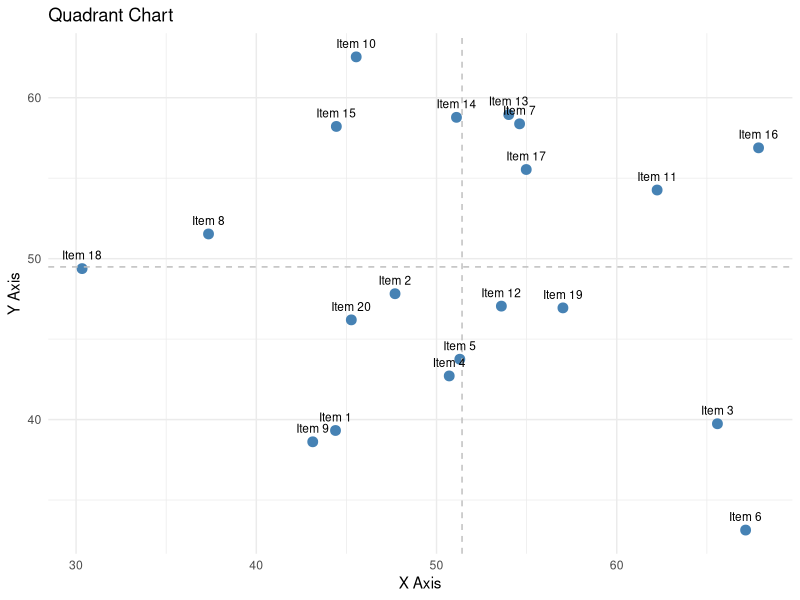
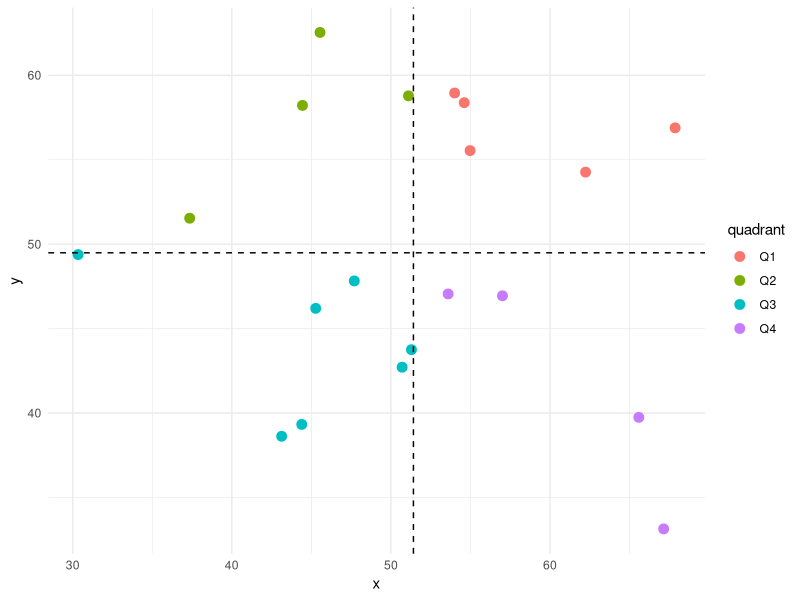

Reproduce these figures in R, in order.
setwd("C:\\Users\\berna\\OneDrive\\Desktop\\Production\\dataviz\\code\\Quadrant chart")
#load libraries
library(ggplot2)

#dataset
set.seed(123)
df <- data.frame(
  name = paste("Item", 1:20),
  x = rnorm(20, mean = 50, sd = 10),
  y = rnorm(20, mean = 50, sd = 10)
)

#quandrant boundaries
x_mid <- mean(df$x)
y_mid <- mean(df$y)


#Creating quandrant
ggplot(df, aes(x = x, y = y)) +
  geom_point(size = 3, color = "steelblue") +
  geom_vline(xintercept = x_mid, linetype = "dashed", color = "gray") +
  geom_hline(yintercept = y_mid, linetype = "dashed", color = "gray") +
  geom_text(aes(label = name), vjust = -1, size = 3) +
  theme_minimal() +
  labs(title = "Quadrant Chart", x = "X Axis", y = "Y Axis")

#coloring by quanadrant
df$quadrant <- with(df, ifelse(x > x_mid & y > y_mid, "Q1",
                               ifelse(x < x_mid & y > y_mid, "Q2",
                                      ifelse(x < x_mid & y < y_mid, "Q3", "Q4"))))
ggplot(df, aes(x = x, y = y, color = quadrant)) +
  geom_point(size = 3) +
  geom_vline(xintercept = x_mid, linetype = "dashed") +
  geom_hline(yintercept = y_mid, linetype = "dashed") +
  theme_minimal()
